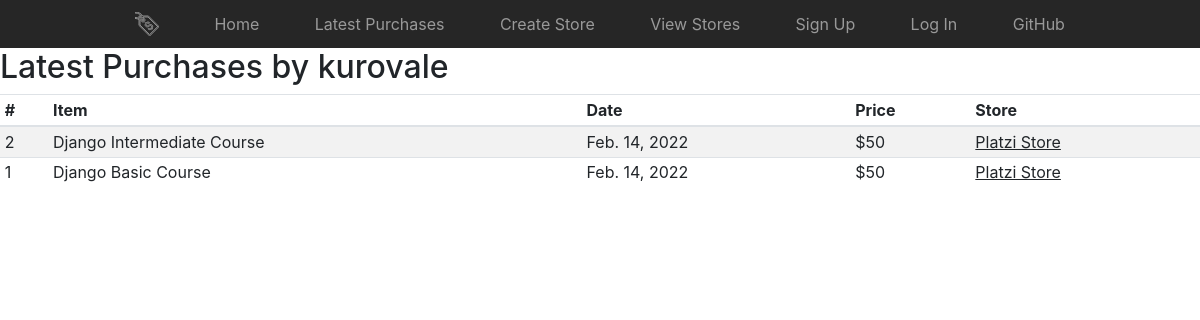
The page /dashboard/buyer/6/ on the database its author committed.
### sales/models.py (models this page shows, shortened)
class Buyer(models.Model):
    username = models.TextField(default='buyer')

class Purchase(models.Model):
    buyer_id = models.ForeignKey(Buyer, on_delete=models.CASCADE)
    item_id = models.ForeignKey(Item, on_delete=models.CASCADE)
    date = models.DateField('Date Purchased')

class Item(models.Model):
    store_id = models.ForeignKey(Store, on_delete=models.CASCADE)
    name = models.TextField(default='item', max_length=30)
    description = models.TextField(default='', blank=True, max_length=60)
    image = models.URLField(max_length=200)
    price = models.PositiveIntegerField(default=0)

class Store(models.Model):
    name = models.TextField(default='store')
    description = models.TextField(default='store')
    owner = models.ForeignKey(User, on_delete=models.CASCADE)

### sales/views.py (the view)
# urls.py: path('dashboard/buyer/<int:buyer_id>/', views.buyer_purchases, name='buyer_purchases'),
def buyer_purchases(request, buyer_id):
    buyer = get_object_or_404(Buyer, pk=buyer_id)
    return render(request, 'sales/dashboards/buyer.html', {'buyer': buyer})

### sales/templates/sales/dashboards/buyer.html
{% extends 'base.html' %}
{% block content %}
<h2>Latest Purchases by {{ buyer.username }}</h2>
          <div class="table-responsive">
            <table class="table table-striped table-sm">
              <thead>
                <tr>
                  <th>#</th>
                  <th>Item</th>
                  <th>Date</th>
                  <th>Price</th>
                  <th>Store</th>
                </tr>
              </thead>
              <tbody>
              {% for purchase in buyer.purchase_set.all reversed %}
              <tr>
                <td>{{ forloop.revcounter }}</td>
                <td>{{ purchase.item_id.name }}</td>
                <td>{{ purchase.date }}</td>
                <td>${{ purchase.item_id.price }}</td>
                <td><a href="{% url 'sales:user_store' purchase.item_id.store_id.id %}" class="link-dark">{{ purchase.item_id.store_id.name }}</a> </td>
              </tr>
              {% endfor %}
              </tbody>
            </table>
</div>
{% endblock %}

### sales/static/sales/css/base.css (style rules this page uses)
.link-dark { color: #212529; text-decoration: underline; }

### rows shown on the page
Buyer: username "kurovale"
Purchase: item_id.name "Django Intermediate Course", date "Feb. 14, 2022", item_id.price "50", item_id.store_id.name "Platzi Store"
Purchase: item_id.name "Django Basic Course", date "Feb. 14, 2022", item_id.price "50", item_id.store_id.name "Platzi Store"
